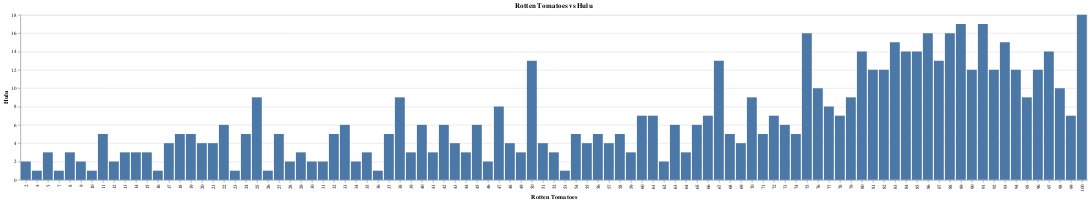

Notebook cell for this chart:
### Markdown cell above
### IMDB vs Hulu

### Code cell
# Pandas
rt_vs_h = data[~(data["Rotten Tomatoes"].isnull())]
rt_vs_h["Rotten Tomatoes"] = rt_vs_h["Rotten Tomatoes"].str.replace("%", "")
rt_vs_h["Rotten Tomatoes"] = rt_vs_h["Rotten Tomatoes"].astype(int)
rt_vs_h = rt_vs_h[["Rotten Tomatoes", "Hulu"]]
rt_vs_h = rt_vs_h[rt_vs_h['Hulu'] == 1]

rt_vs_h = rt_vs_h.round(0)


rt_vs_h = rt_vs_h.groupby(by = "Rotten Tomatoes").sum()

rt_vs_h.reset_index(level=0, inplace=True)


# altair

alt.Chart(rt_vs_h).mark_bar().encode(alt.X('Rotten Tomatoes:O', title = "Rotten Tomatoes"), alt.Y('Hulu:Q', title = "Hulu")).properties(title = "Rotten Tomatoes vs Hulu")

### Figure 1 — Vega-Lite specification as saved in the notebook (floating-point values rounded to 4 significant figures)
{"config": {"view": {"continuousWidth": 400, "continuousHeight": 300}}, "data": {"name": "data-6fbde87925792c3a990cd9e931ab1627"}, "mark": "bar", "encoding": {"x": {"type": "ordinal", "field": "Rotten Tomatoes", "title": "Rotten Tomatoes"}, "y": {"type": "quantitative", "field": "Hulu", "title": "Hulu"}}, "title": "Rotten Tomatoes vs Hulu", "$schema": "https://vega.github.io/schema/vega-lite/v4.8.1.json", "datasets": {"data-6fbde87925792c3a990cd9e931ab1627": [{"Rotten Tomatoes": 2, "Hulu": 2}, {"Rotten Tomatoes": 4, "Hulu": 1}, {"Rotten Tomatoes": 5, "Hulu": 3}, {"Rotten Tomatoes": 7, "Hulu": 1}, {"Rotten Tomatoes": 8, "Hulu": 3}, {"Rotten Tomatoes": 9, "Hulu": 2}, {"Rotten Tomatoes": 10, "Hulu": 1}, {"Rotten Tomatoes": 11, "Hulu": 5}, {"Rotten Tomatoes": 12, "Hulu": 2}, {"Rotten Tomatoes": 13, "Hulu": 3}, {"Rotten Tomatoes": 14, "Hulu": 3}, {"Rotten Tomatoes": 15, "Hulu": 3}, {"Rotten Tomatoes": 16, "Hulu": 1}, {"Rotten Tomatoes": 17, "Hulu": 4}, {"Rotten Tomatoes": 18, "Hulu": 5}, {"Rotten Tomatoes": 19, "Hulu": 5}, {"Rotten Tomatoes": 20, "Hulu": 4}, {"Rotten Tomatoes": 21, "Hulu": 4}, {"Rotten Tomatoes": 22, "Hulu": 6}, {"Rotten Tomatoes": 23, "Hulu": 1}, {"Rotten Tomatoes": 24, "Hulu": 5}, {"Rotten Tomatoes": 25, "Hulu": 9}, {"Rotten Tomatoes": 26, "Hulu": 1}, {"Rotten Tomatoes": 27, "Hulu": 5}, {"Rotten Tomatoes": 28, "Hulu": 2}, {"Rotten Tomatoes": 29, "Hulu": 3}, {"Rotten Tomatoes": 30, "Hulu": 2}, {"Rotten Tomatoes": 31, "Hulu": 2}, {"Rotten Tomatoes": 32, "Hulu": 5}, {"Rotten Tomatoes": 33, "Hulu": 6}, {"Rotten Tomatoes": 34, "Hulu": 2}, {"Rotten Tomatoes": 35, "Hulu": 3}, {"Rotten Tomatoes": 36, "Hulu": 1}, {"Rotten Tomatoes": 37, "Hulu": 5}, {"Rotten Tomatoes": 38, "Hulu": 9}, {"Rotten Tomatoes": 39, "Hulu": 3}, {"Rotten Tomatoes": 40, "Hulu": 6}, {"Rotten Tomatoes": 41, "Hulu": 3}, {"Rotten Tomatoes": 42, "Hulu": 6}, {"Rotten Tomatoes": 43, "Hulu": 4}, {"Rotten Tomatoes": 44, "Hulu": 3}, {"Rotten Tomatoes": 45, "Hulu": 6}, {"Rotten Tomatoes": 46, "Hulu": 2}, {"Rotten Tomatoes": 47, "Hulu": 8}, {"Rotten Tomatoes": 48, "Hulu": 4}, {"Rotten Tomatoes": 49, "Hulu": 3}, {"Rotten Tomatoes": 50, "Hulu": 13}, {"Rotten Tomatoes": 51, "Hulu": 4}, {"Rotten Tomatoes": 52, "Hulu": 3}, {"Rotten Tomatoes": 53, "Hulu": 1}, {"Rotten Tomatoes": 54, "Hulu": 5}, {"Rotten Tomatoes": 55, "Hulu": 4}, {"Rotten Tomatoes": 56, "Hulu": 5}, {"Rotten Tomatoes": 57, "Hulu": 4}, {"Rotten Tomatoes": 58, "Hulu": 5}, {"Rotten Tomatoes": 59, "Hulu": 3}, {"Rotten Tomatoes": 60, "Hulu": 7}, {"Rotten Tomatoes": 61, "Hulu": 7}, {"Rotten Tomatoes": 62, "Hulu": 2}, {"Rotten Tomatoes": 63, "Hulu": 6}, {"Rotten Tomatoes": 64, "Hulu": 3}, {"Rotten Tomatoes": 65, "Hulu": 6}, {"Rotten Tomatoes": 66, "Hulu": 7}, {"Rotten Tomatoes": 67, "Hulu": 13}, {"Rotten Tomatoes": 68, "Hulu": 5}, {"Rotten Tomatoes": 69, "Hulu": 4}, {"Rotten Tomatoes": 70, "Hulu": 9}, {"Rotten Tomatoes": 71, "Hulu": 5}, {"Rotten Tomatoes": 72, "Hulu": 7}, {"Rotten Tomatoes": 73, "Hulu": 6}, {"Rotten Tomatoes": 74, "Hulu": 5}, {"Rotten Tomatoes": 75, "Hulu": 16}, {"Rotten Tomatoes": 76, "Hulu": 10}, {"Rotten Tomatoes": 77, "Hulu": 8}, {"Rotten Tomatoes": 78, "Hulu": 7}, {"Rotten Tomatoes": 79, "Hulu": 9}, {"Rotten Tomatoes": 80, "Hulu": 14}, {"Rotten Tomatoes": 81, "Hulu": 12}, {"Rotten Tomatoes": 82, "Hulu": 12}, {"Rotten Tomatoes": 83, "Hulu": 15}, {"Rotten Tomatoes": 84, "Hulu": 14}, {"Rotten Tomatoes": 85, "Hulu": 14}, {"Rotten Tomatoes": 86, "Hulu": 16}, {"Rotten Tomatoes": 87, "Hulu": 13}, {"Rotten Tomatoes": 88, "Hulu": 16}, {"Rotten Tomatoes": 89, "Hulu": 17}, {"Rotten Tomatoes": 90, "Hulu": 12}, {"Rotten Tomatoes": 91, "Hulu": 17}, {"Rotten Tomatoes": 92, "Hulu": 12}, {"Rotten Tomatoes": 93, "Hulu": 15}, {"Rotten Tomatoes": 94, "Hulu": 12}, {"Rotten Tomatoes": 95, "Hulu": 9}, {"Rotten Tomatoes": 96, "Hulu": 12}, {"Rotten Tomatoes": 97, "Hulu": 14}, {"Rotten Tomatoes": 98, "Hulu": 10}, {"Rotten Tomatoes": 99, "Hulu": 7}, {"Rotten Tomatoes": 100, "Hulu": 18}]}}
